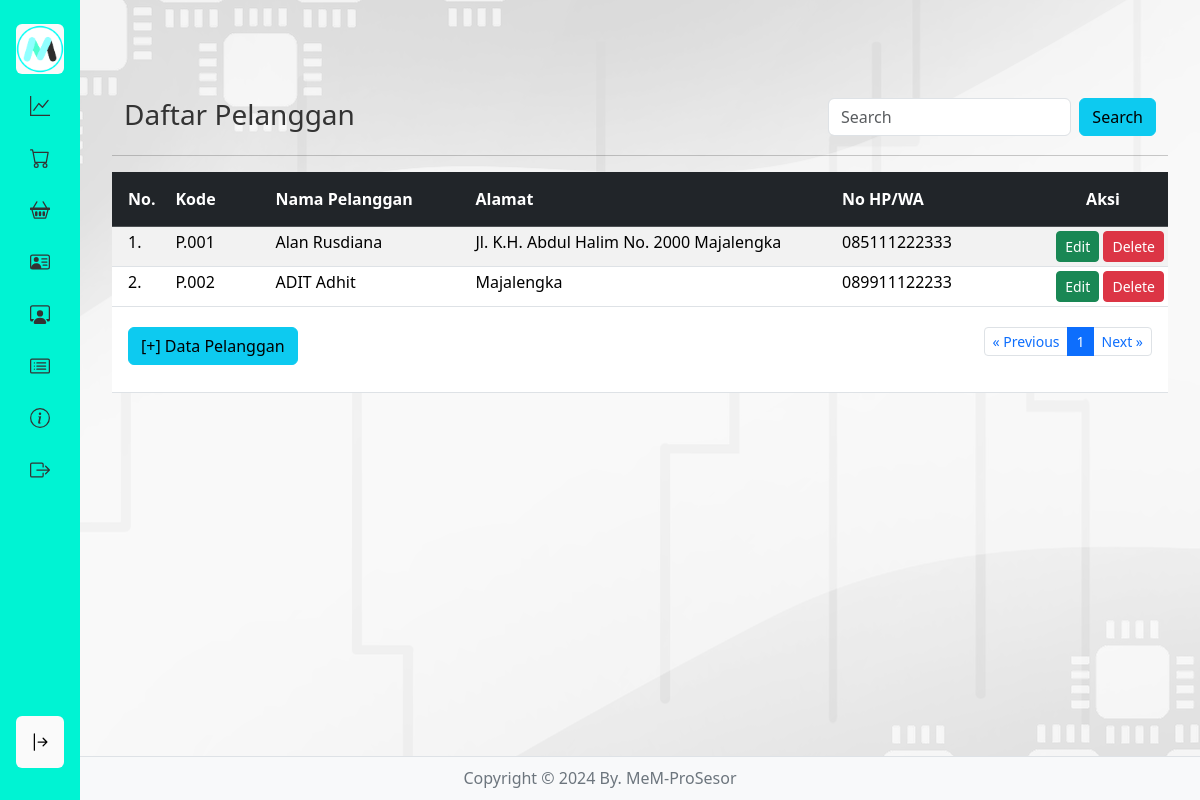
Screenshot of /pelanggan/index.php (signed in) with the database file from the repository.
### tables this page shows
CREATE TABLE `pelanggan` (
  `id_pelanggan` int(11) NOT NULL,
  `kode_pelanggan` varchar(15) DEFAULT NULL,
  `nama_pelanggan` varchar(30) DEFAULT NULL,
  `alamat` text DEFAULT NULL,
  `no_hp` varchar(15) DEFAULT NULL
);

### pelanggan/index.php (the view, shortened to what this page needs)
<?php
if (!isset($_SESSION['username']) && !isset($_SESSION['password'])) {
?>
	<meta http-equiv="refresh" content="0;url=../login.php">
<?php
} else {
?>
	<html>
	<!DOCTYPE html>
	<html lang="en">
	<head>
		<link rel="stylesheet" href="../bootstrap/css/bootstrap.min.css" />
		<link rel="stylesheet" href="../stylesides.css">
	</head>
	<body>
		<?php include "../sidebar.php" ?>
		<main>
			<br><br><br>
			<div class="container">
				<div class="row">
					<div class="col-sm-8">
						<h3>Daftar Pelanggan</h3>
					</div>
					<div class="col-sm-4">
						<form class="d-flex" method="GET" action="">
							<input class="form-control me-2" type="text" placeholder="Search" name="np">
							<button class="btn btn-info" type="submit">Search</button>
						</form>
					</div>
				</div>
			</div>
			<hr>
			<table class="table table-hover table-striped table-sm">
				<thead class="table-dark text-white">
					<tr>
						<th class="p-3" width="55px">No.</th>
						<th class="py-3" width="100px">Kode</th>
						<th class="py-3" width="200px">Nama Pelanggan</th>
						<th class="py-3">Alamat</th>
						<th class="py-3" width="200px">No HP/WA</th>
						<th class="py-3 text-center" width="130px">Aksi</th>
					</tr>
				</thead>
				<tbody>
					<?php
					include "../config.php";
					$batas = 10;
					$halaman = isset($_GET['halaman']) ? (int)$_GET['halaman'] : 1;
					$halaman_awal = ($halaman > 1) ? ($halaman * $batas) - $batas : 0;
					$previous = $halaman - 1;
					$next = $halaman + 1;
					if (isset($_GET['np'])) {
						$np = $_GET['np'];
						$sqldata = "select * from pelanggan where nama_pelanggan like '%$np%'";
					} else {
						$sqldata = "select * from pelanggan";
					}
					$resdata = mysqli_query($koneksi, $sqldata);
					$jumlah_data = mysqli_num_rows($resdata);
					$total_halaman = ceil($jumlah_data / $batas);
					if (isset($_GET['np'])) {
						$np = $_GET['np'];
						$sql = "select * from pelanggan where nama_pelanggan like '%$np%' limit $halaman_awal, $batas";
					} else {
						$sql = "select * from pelanggan limit $halaman_awal, $batas";
					}
					$result = mysqli_query($koneksi, $sql);
					$no = $halaman_awal + 1;
					while ($data = mysqli_fetch_array($result)) {
					?>
						<tr>
							<td class="px-3"><?= $no ?>.</td>
							<td><?= $data['kode_pelanggan'] ?></td>
							<td><?= $data['nama_pelanggan'] ?></td>
							<td><?= $data['alamat'] ?></td>
							<td><?= $data['no_hp'] ?></td>
							<td align="right">
								<a href="" class="btn btn-success btn-sm" data-bs-toggle="modal" data-bs-target="#modaledit<?= $data['id_pelanggan'] ?>">Edit</a>
								<a class="btn btn-danger btn-sm" href="delete.php?id=<?= $data['id_pelanggan'] ?>" onclick="return confirm('Apakah Anda Yakin data produk <?= $data['nama_pelanggan'] ?> akan dihapus ?')" class="hapus">Delete</a>
							</td>
						</tr>
					<?php
						$no++;
					}
					?>
				</tbody>
				<tfoot>
					<tr>
						<td colspan="6" class="text-center">
							<div class="container">
								<div class="row">
									<div class="col-4 text-start py-3">
										<button type="button" class="btn btn-info" data-bs-toggle="modal" data-bs-target="#myModal">[+] Data Pelanggan</button>
									</div>
									<div class="col-8 text-end py-3">
										<ul class="pagination justify-content-end pagination-sm">
											<li class="page-item"><a class="page-link" <?php if ($halaman > 1) {
																							echo "href='?halaman=$previous'";
																						} ?>>&laquo; Previous</a></li>
											<?php
											for ($x = 1; $x <= $total_halaman; $x++) {
												if ($x == $halaman) {
											?>
													<li class="page-item active"><a class="page-link" href="?halaman=<?php echo $x ?>"><?php echo $x; ?></a></li>
												<?php
												} else {
												?>
													<li class="page-item"><a class="page-link" href="?halaman=<?php echo $x ?>"><?php echo $x; ?></a></li>
											<?php
												}
											}
											?>
											<li class="page-item"><a class="page-link" <?php if ($halaman < $total_halaman) {
																							echo "href='?halaman=$next'";
																						} ?>>Next &raquo;</a></li>
										</ul>
									</div>
								</div>
							</div>
						</td>
					</tr>
				</tfoot>
			</table>
		</main>
		<?php include "../footer.php" ?>
	</body>
	</html>
<?php } ?>

### stylesides.css (style rules this page uses)
* { margin: 0; padding: 0; box-sizing: border-box; }
body { --sb-width: 5rem; font-family: system-ui, sans-serif; font-size: 16px; line-height: 1.7; color: #333; background-color: #ffffff; background-image: url("img/bg-no-logo.png"); background-blend-mode: luminosity; }
main { margin-left: 5rem; padding: 1rem 2rem; transition: margin-left 0.5s ease-in-out; }
@media (min-width: 768px) { main { margin-left: var(--sb-width); } }

### rows the page displays
pelanggan: kode_pelanggan "P.001", nama_pelanggan "Alan Rusdiana", alamat "Jl. K.H. Abdul Halim No. 2000 Majalengka", no_hp "085111222333"
pelanggan: kode_pelanggan "P.002", nama_pelanggan "ADIT Adhit", alamat "Majalengka", no_hp "089911122233"
